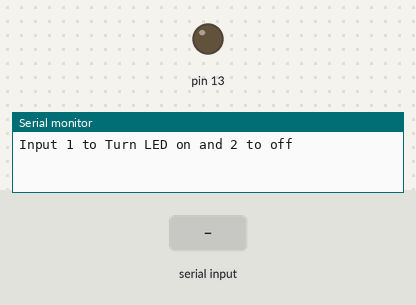
Bench run of a sketch on a simulated Arduino Uno, built with avr-gcc and run on an emulated ATmega328P. On the bench: output pins drawn as LEDs (lit = HIGH), the last lines printed to the serial monitor. The inputs (shaded band) are chosen by the test bench.

Above: at 1.2 s.
1.3 s: "1\n" received over Serial
At 2.2 s:
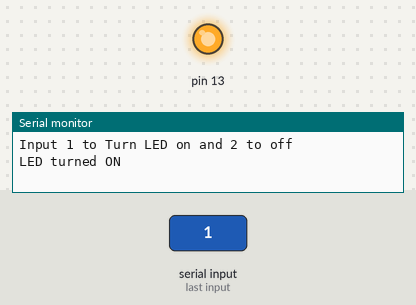
2.8 s: "2\n" received over Serial
At 3.4 s:
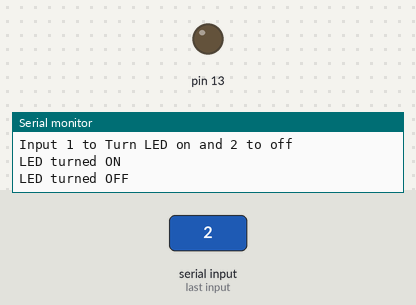
Timing chart, 0 to 5.8 s (numbered marks = the images above; inputs shaded):
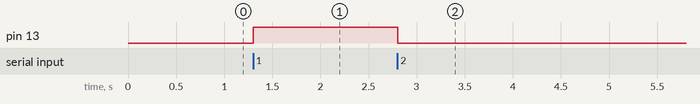

The sketch:

control_led_serially.ino
```cpp
void setup()

{

pinMode(13, OUTPUT);

Serial.begin(9600);

while (!Serial);

Serial.println("Input 1 to Turn LED on and 2 to off");


}
void loop() {

if (Serial.available())

{

int state = Serial.parseInt();


if (state == 1)

{

digitalWrite(13, HIGH);

Serial.println("LED turned ON");

}

if (state == 2)

{

digitalWrite(13, LOW);

Serial.println("LED turned OFF");

}

}

}
```

Measured:
- after the input at 1.3 s, pin 13: LOW → HIGH at once
- after the input at 2.8 s, pin 13: HIGH → LOW at once
